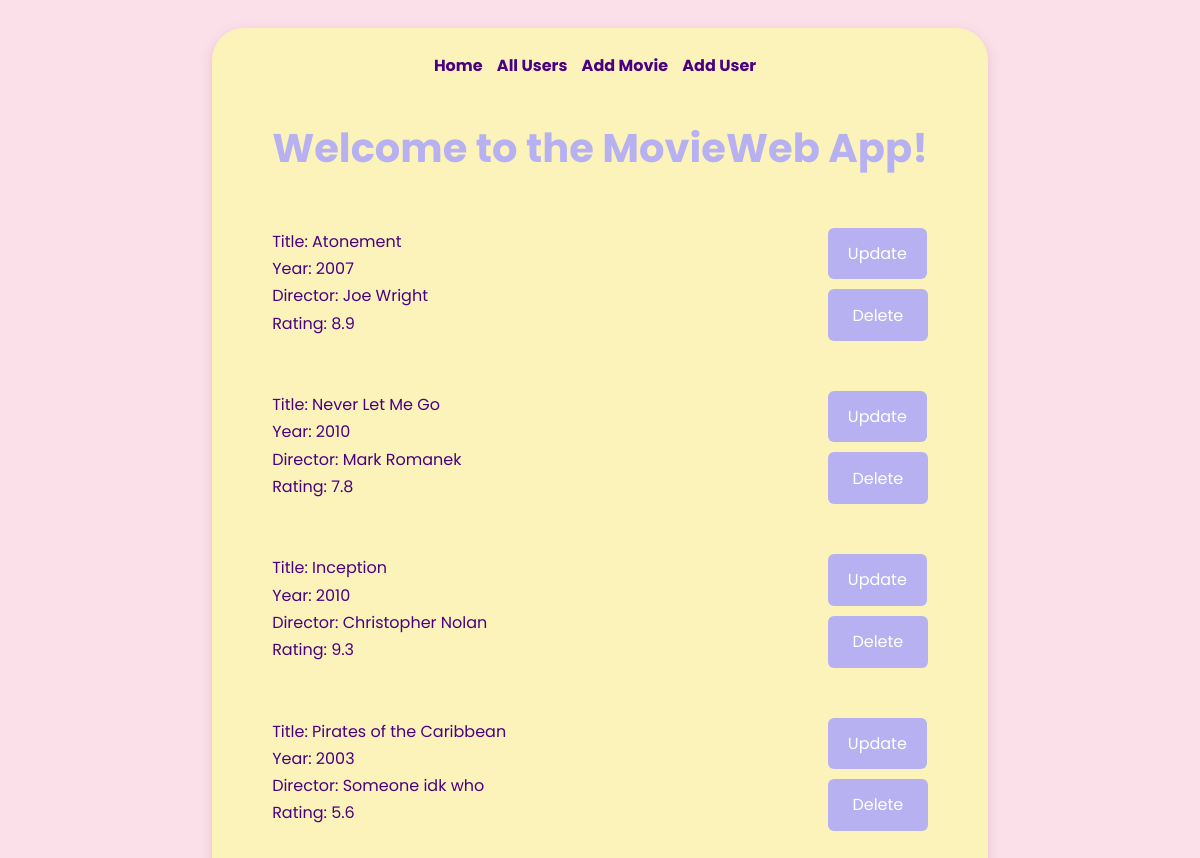
Before: / with the older database file.
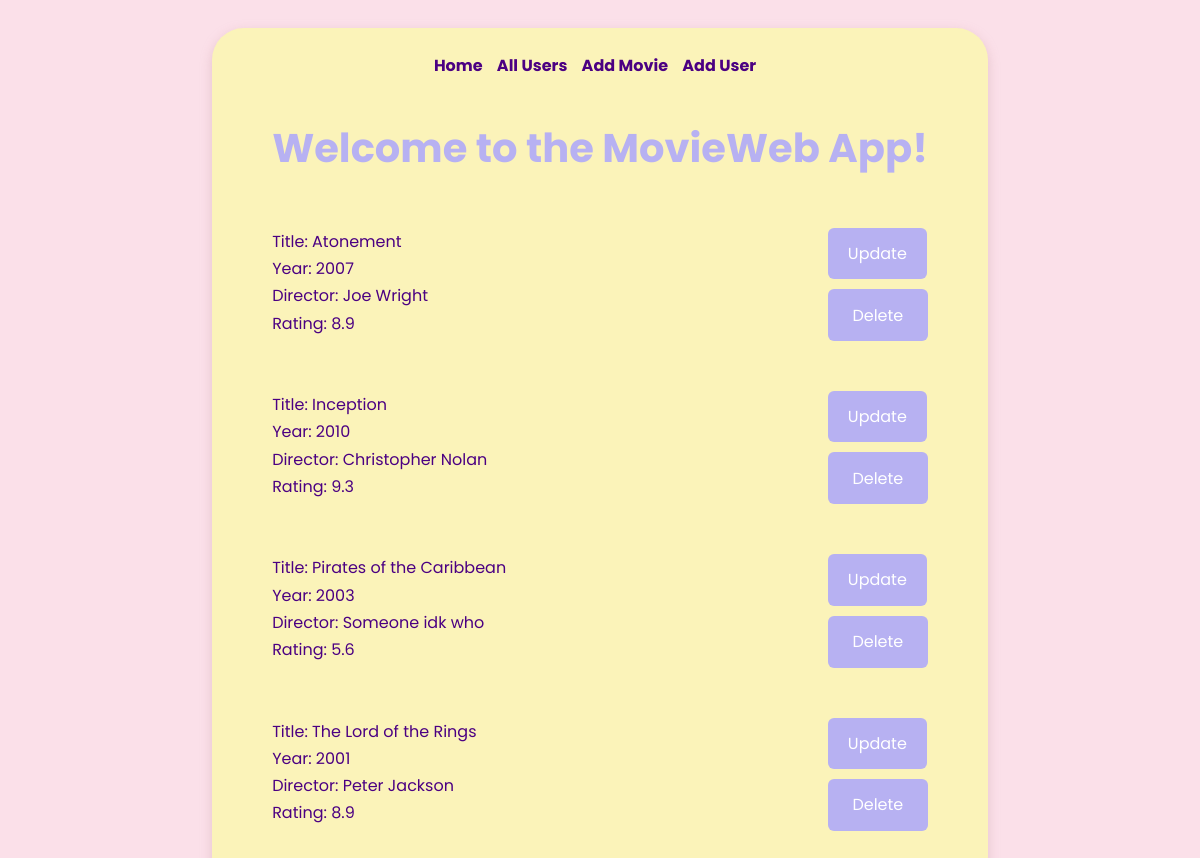
After: the same page with the newer database file.
### datamanager/data_models.py (models this page shows, shortened)
class Movie(db.Model):
    __tablename__ = "movies"
    id = Column(Integer, primary_key=True, autoincrement=True)
    name = Column(String)
    director = Column(String)
    year = Column(Integer)
    rating = Column (Float)

### app.py (the view)
@app.route('/')
def home():
    movies = data_manager.get_all_movies()
    return render_template('index.html', movies=movies)

### datamanager/sqlite_data_manager.py (called while the page is built)
    def get_all_movies(self):
        movies = self.models.Movie.query.all()
        return movies

### templates/index.html (shortened to what this page needs)
<!DOCTYPE html>
<html lang="en">
<head>
    <link rel="stylesheet" href="/static/styles.css">
</head>
<body>
<main>
    <nav>
        <a class="nav_element" href="/">Home</a>
        <a class="nav_element" href="/users">All Users</a>
        <a class="nav_element" href="/add_movie">Add Movie</a>
        <a class="nav_element" href="/add_user">Add User</a>
    </nav>
    <h1>Welcome to the MovieWeb App!</h1>
    <div>
        <ul>
            {% for movie in movies %}
            <li>
                <div>
                    Title: {{ movie.name }} <br>
                    Year: {{ movie.year }} <br>
                    Director: {{ movie.director }} <br>
                    Rating: {{ movie.rating }} <br>
                </div>
                <div id="update-delete">
                    <a href="/update_movie?movie_id_select={{ movie.id }}" id="update-button">Update</a>
                    <form method="POST"
                          action="{{ url_for('delete_movie', movie_id=movie.id) }}">
                        <button id="delete_button_id" type="submit">Delete</button>
                    </form>
                </div>
            </li>
            {% endfor %}
        </ul>
    </div>
</main>
</body>
</html>

### static/styles.css (style rules this page uses)
body { background-color: #FBE0E9; font-family: 'Poppins', sans-serif; color: #4B0082; display: flex; justify-content: center; }
main { background-color: #FBF3B9; border-radius: 2rem; padding: 25px 60px; margin: 20px; box-shadow: 0 4px 12px rgba(200, 150, 160, 0.4); }
nav { text-align: center; margin-bottom: 40px; }
.nav_element { text-decoration: none; font-weight: bold; color: #4B0082; margin-right: 10px; }
h1 { font-family: 'Poppins', sans-serif; font-weight: bold; font-size: 2.5em; color: #B7B1F2; text-align: center; margin-bottom: 50px; }
ul { padding: 0; list-style-type: none; }
li { display: flex; justify-content: space-between; margin-bottom: 50px; color: #4B0082; line-height: 1.7; }
form { margin-top: 10px; text-align: center; }
#delete_button_id { width: 100px; height: 52px; }
#update-button, form button { text-decoration: none; display: inline-block; padding: 12px 20px; background-color: #B7B1F2; color: white; border: none; border-radius: 6px; cursor: pointer; font-size: 1em; font-family: 'Poppins', sans-serif; }

Changed rows visible on the page:
removed Movie: name "Never Let Me Go", year "2010", director "Mark Romanek", rating "7.8"
added Movie: name "The Lord of the Rings", year "2001", director "Peter Jackson", rating "8.9"
